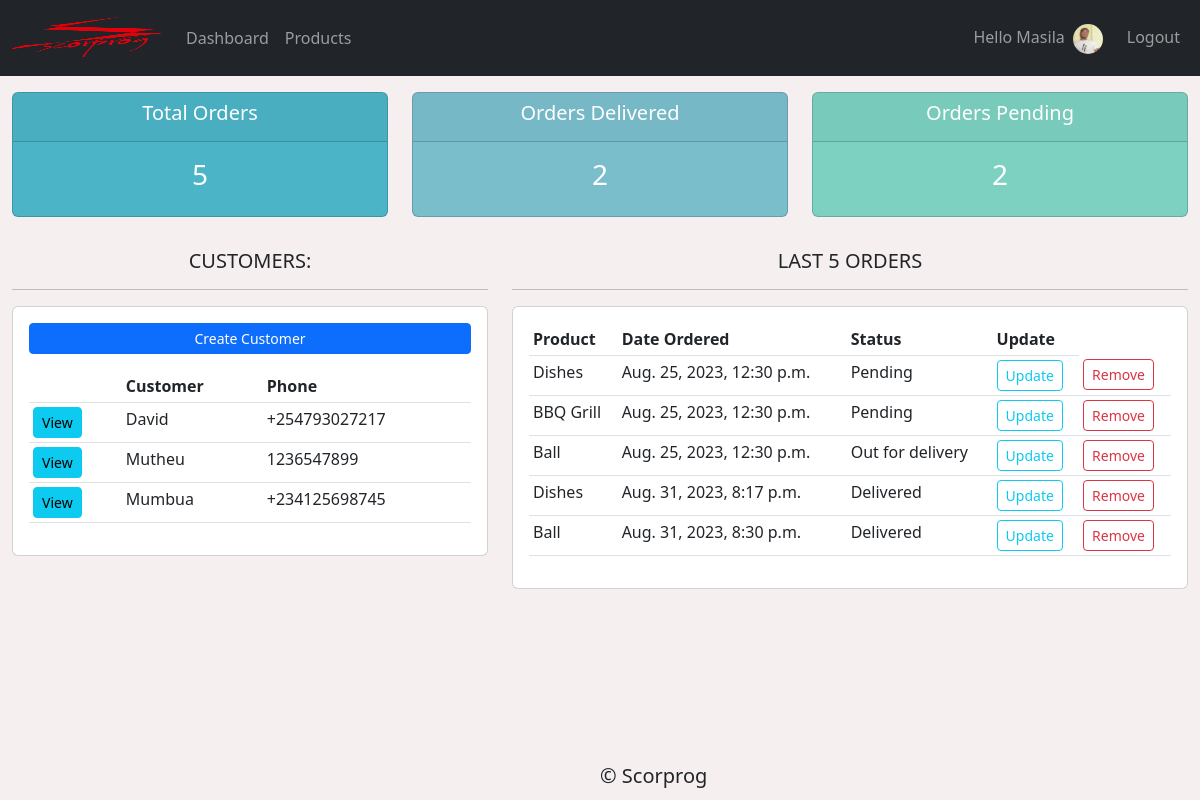
Page / (signed in) on the earlier database version.
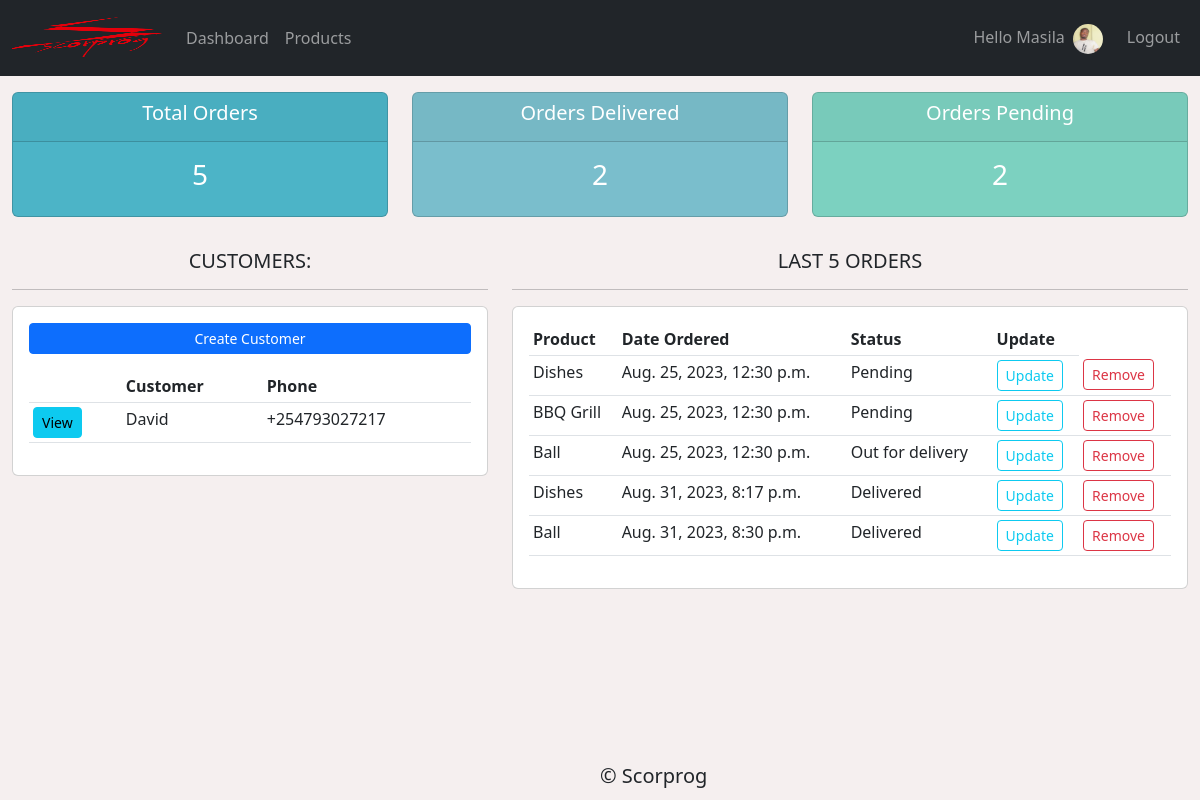
Same page on the later database version.
### accounts/models.py (models this page shows, shortened)
class Customer(models.Model):
    user = models.OneToOneField(User, null=True, on_delete=models.CASCADE)
    first_name = models.CharField(max_length=100, null=True)
    last_name = models.CharField(max_length=100, null=True)
    email = models.EmailField(max_length=100, null=True)
    profile_pic = models.ImageField(null=True, blank=True, default="Blank.png")
    phone = models.CharField(null=True, unique=True, max_length=50)
    date_created = models.DateTimeField(auto_now_add=True)

class Order(models.Model):
    STATUS = (
        ('Pending','Pending'),
        ('Out for delivery','Out for delivery'),
        ('Delivered', 'Delivered')
    )
    customer = models.ForeignKey(Customer, null=True, on_delete=models.SET_NULL)
    product = models.ForeignKey(Product, null=True, on_delete=models.SET_NULL)
    date_created = models.DateTimeField(auto_now_add=True, null=True)
    status = models.CharField(max_length=50, choices=STATUS)
    note = models.CharField(max_length=100, null=True)

class Product(models.Model):
    CATEGORY = (
        ('Indoor', 'Indoor'),
        ('Out Door', 'Out Door')
    )
    product_name = models.CharField(max_length=100, null=True)
    price = models.FloatField(null=True)
    category = models.CharField(max_length=100, null=True, choices=CATEGORY)
    description = models.TextField(max_length=250, null=True, blank=True)
    date_created = models.DateTimeField(auto_now_add=True)
    tag = models.ManyToManyField(Tag)

### accounts/decorators.py (the view)
    def wrapper(request, *args, **kwargs):
        group = None
        if request.user.groups.exists():
            group = request.user.groups.all()[0].name
            if group == 'customer':
                return redirect("/user")
            if group == "admin" or group == 'employee':
                return view_func(request, *args, **kwargs)
        else:
            return HttpResponse("<h1>403 Forbidden</h1>")

### accounts/views.py (called while the page is built)
@login_required(login_url='/login')
@admin_only
def home(request):
    orders = Order.objects.all()
    customers = Customer.objects.all()
    total_customers = customers.count()
    total_orders = orders.count()
    orders_delivered = orders.filter(status='Delivered').count()
    orders_pending = orders.filter(status='Pending').count()
    context = {
        'orders': orders,
        'customers': customers,
        'total_orders': total_orders,
        'total_customers': total_customers,
        'orders_delivered': orders_delivered,
        'orders_pending': orders_pending
    }
    return render(request, 'accounts/dashboard.html', context)

### accounts/templates/accounts/dashboard.html (shortened to what this page needs)
{% extends 'accounts/base.html'%}
{% block content %}
{% include 'accounts/status.html'%}
<div class="container-fluid mt-3">
    <div class="row">
        <div class="col-md-5">
            <h5 class="text-center">CUSTOMERS:</h5>
            <hr>
            <div class="card card-body">
                <a href="{% url 'add_customer' %}" class="btn btn-primary btn-sm btn-block mb-3">Create Customer</a>
                <table class="table table-sm">
                    <tr>
                        <th></th>
                        <th>Customer</th>
                        <th>Phone</th>
                    </tr>
                    {% for customer in customers%}
                    <tr>
                        <td><a class="btn btn-sm btn-info" href="{% url 'customer' customer.id %}">View</a></td>
                        <td>{{ customer.last_name }}</td>
                        <td>{{ customer.phone }}</td>
                    </tr>
                    {% endfor %}
                </table>
            </div>
        </div>
        <div class="col-md-7">
            <h5 class="text-center">LAST 5 ORDERS</h5>
            <hr>
            <div class="card card-body">
                <table class="table table-sm">
                    <tr>
                        <th>Product</th>
                        <th>Date Ordered</th>
                        <th>Status</th>
                        <th>Update</th>
                    </tr>
                    {% for order in orders %}
                    <tr>
                        <td>{{ order.product.product_name }}</td>
                        <td>{{ order.date_created }}</td>
                        <td>{{ order.status }}</td>
                        <td><a href="{% url 'update_order' order.id %}"><div class="btn btn-sm btn-outline-info">Update</div></a></td>
                        {% for groups in user.groups.all %}
                        {% if groups.name == 'admin' %}
                        <td><a href="{% url 'delete_order' order.id %}"><div class="btn btn-sm btn-outline-danger">Remove</div></a></td>
                        {% endif %}
                        {% endfor %}
                    </tr>
                    {% endfor %}
                </table>
            </div>
        </div>
    </div>
</div>
{% endblock %}

### accounts/templates/accounts/base.html (shortened to what this page needs)
{% load static %}
<!DOCTYPE html>
<html lang="en">
<head>
    <link href="https://cdn.jsdelivr.net/npm/bootstrap@5.2.3/dist/css/bootstrap.min.css" rel="stylesheet"
>
    <link rel="stylesheet" href="{% static 'css/main.css' %}" type="text/css">
    <link rel="stylesheet" href="https://cdnjs.cloudflare.com/ajax/libs/font-awesome/6.4.2/css/all.min.css"
 />
</head>
<body>
    {% include 'accounts/navbar.html' %}
    {% block content %}{% endblock content %}
    <h5 style="position: absolute; bottom: 0.5vh; left:50%;" class="text-center">&copy; Scorprog</h5>
</body>
</html>

### accounts/templates/accounts/navbar.html (shortened to what this page needs)
{% load static %}
<nav class="navbar navbar-dark navbar-expand-lg bg-dark">
    <div class="container-fluid">
        <a class="navbar-brand" href="{% url 'home' %}"><img src="{% static 'images/logo.png' %}" alt="scorprog logo"
                id="img-logo"></a>
        <div class="collapse navbar-collapse" id="navbarNavDropdown">
            <ul class="navbar-nav">
                {% for groups in user.groups.all %}
                {% if groups.name == 'admin' %}
                <li class="nav-item">
                    <a class="nav-link" aria-current="page" href="{% url 'home' %}">Dashboard</a>
                </li>
                <li class="nav-item">
                    <a class="nav-link" href="{% url 'products' %}">Products</a>
                </li>
                {% endif %}
                {% endfor %}
            </ul>
            <ul class="navbar-nav ms-auto">
                {% if not user.is_authenticated %}
                <li class="nav-item">
                    <a class="nav-link" href="{% url 'login' %}">login</a>
                </li>
                <li class="nav-item">
                    <a class="nav-link" href="{% url 'register' %}">Signup</a>
                </li>
                {% else %}
                <li class="nav-item">
                    <span class="nav-link">Hello {{ user|capfirst }}</span>
                </li>
                {% if user.customer.profile_pic %}
                <a class="navbar-brand" href="{% url 'settings' %}"><img src="{{ user.customer.profile_pic.url }}"
                        alt="scorprog logo" id="profile-logo"></a>
                {% endif %}
                <li class="nav-item">
                    <a class="nav-link" href="{% url 'logout' %}">Logout</a>
                </li>
                {% endif %}
            </ul>
        </div>
    </div>
</nav>

### accounts/templates/accounts/status.html
<div class="container-fluid mt-3">
    <div class="row">
        <div class="col-md">
            <div class="card text-center text-white mb-3" id="total-orders">
                <div class="card-header">
                    <h5 class="card-title">Total Orders</h5>
                </div>
                <div class="card-body">
                    <h3 class="card-title">{{ total_orders }}</h3>
                </div>
            </div>
        </div>
        <div class="col-md">
            <div class="card text-center text-white mb-3" id="orders-delivered">
                <div class="card-header">
                    <h5 class="card-title">Orders Delivered</h5>
                </div>
                <div class="card-body">
                    <h3 class="card-title">{{ orders_delivered }}</h3>
                </div>
            </div>
        </div>
        <div class="col-md">
            <div class="card text-center text-white mb-3" id="orders-pending">
                <div class="card-header">
                    <h5 class="card-title">Orders Pending</h5>
                </div>
                <div class="card-body">
                    <h3 class="card-title">{{ orders_pending }}</h3>
                </div>
            </div>
        </div>
    </div>
</div>

### static/css/main.css (style rules this page uses)
body { margin: 0; padding: 0; height: 100%; background: #f5efef !important; }
#total-orders { background-color: #4cb4c7; }
#orders-delivered { background-color: #7abecc; }
#orders-pending { background-color: #7cd1c0; }
#img-logo { min-height: 30px; max-height: 50px; max-width: 200px; width: 150px; }
#profile-logo { height: 30px; width: 30px; max-height: 30px; max-width: 30px; border-radius: 50%; }

Differences in the rows shown:
removed Customer: last_name "Mutheu", phone "1236547899"
removed Customer: last_name "Mumbua", phone "+234125698745"
